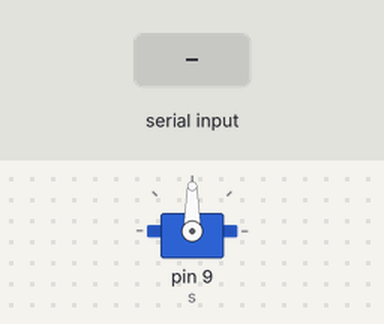
Bench run of a sketch on a simulated Arduino Uno, built with avr-gcc and run on an emulated ATmega328P. Shown: servo. The inputs (shaded band) are chosen by the test bench. What the sketch prints to the serial monitor is not drawn.

Above: at 1.2 s.
1.3 s: "1" received over Serial
2.8 s: "a" received over Serial
Timing chart, 0 to 5.8 s (numbered marks = the images above; inputs shaded):
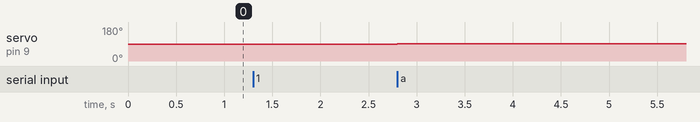

Measured:
- after the input at 1.3 s, every drawn part: stays the same
- after the input at 2.8 s, servo on pin 9 (s): 90° → 91° at once

The sketch:

follow1.ino
```cpp
#include <Servo.h>

Servo s;
int degree = 90;

void setup()
{
    Serial.begin(115200);
    s.attach(9);
}

void loop()
{
    if(Serial.available())
    {
        int cmd = Serial.read();
        if(cmd == 'a')
        {
            degree++;
            if(degree >= 180)
                degree = 180;
            s.write(degree);
        }
        else if(cmd == 'b')
        {
            degree--;
            if(degree <= 0)
                degree = 0;
            s.write(degree);
        }
        else
            Serial.println("Press a/b to turn the camrea!");
    }
}
```
